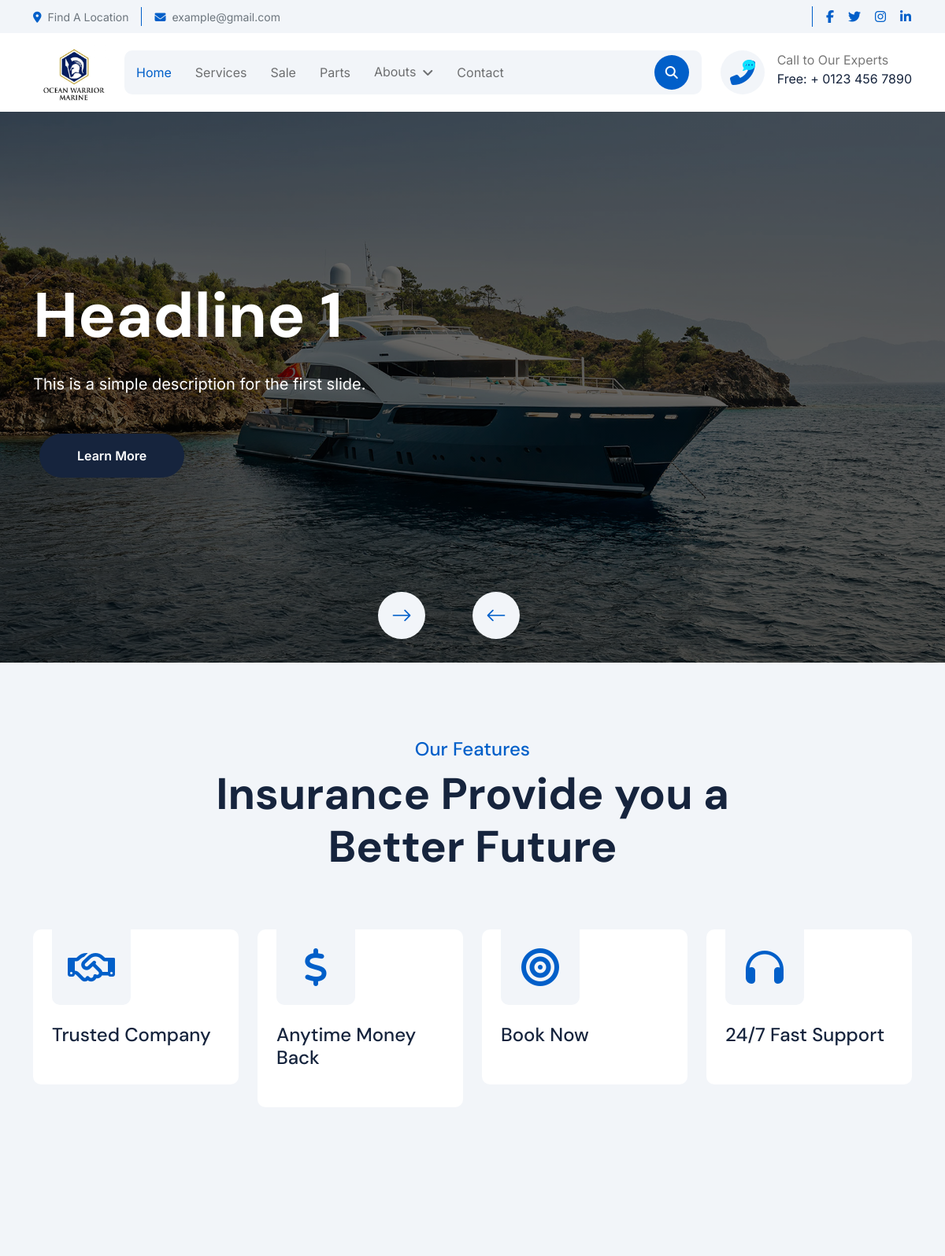
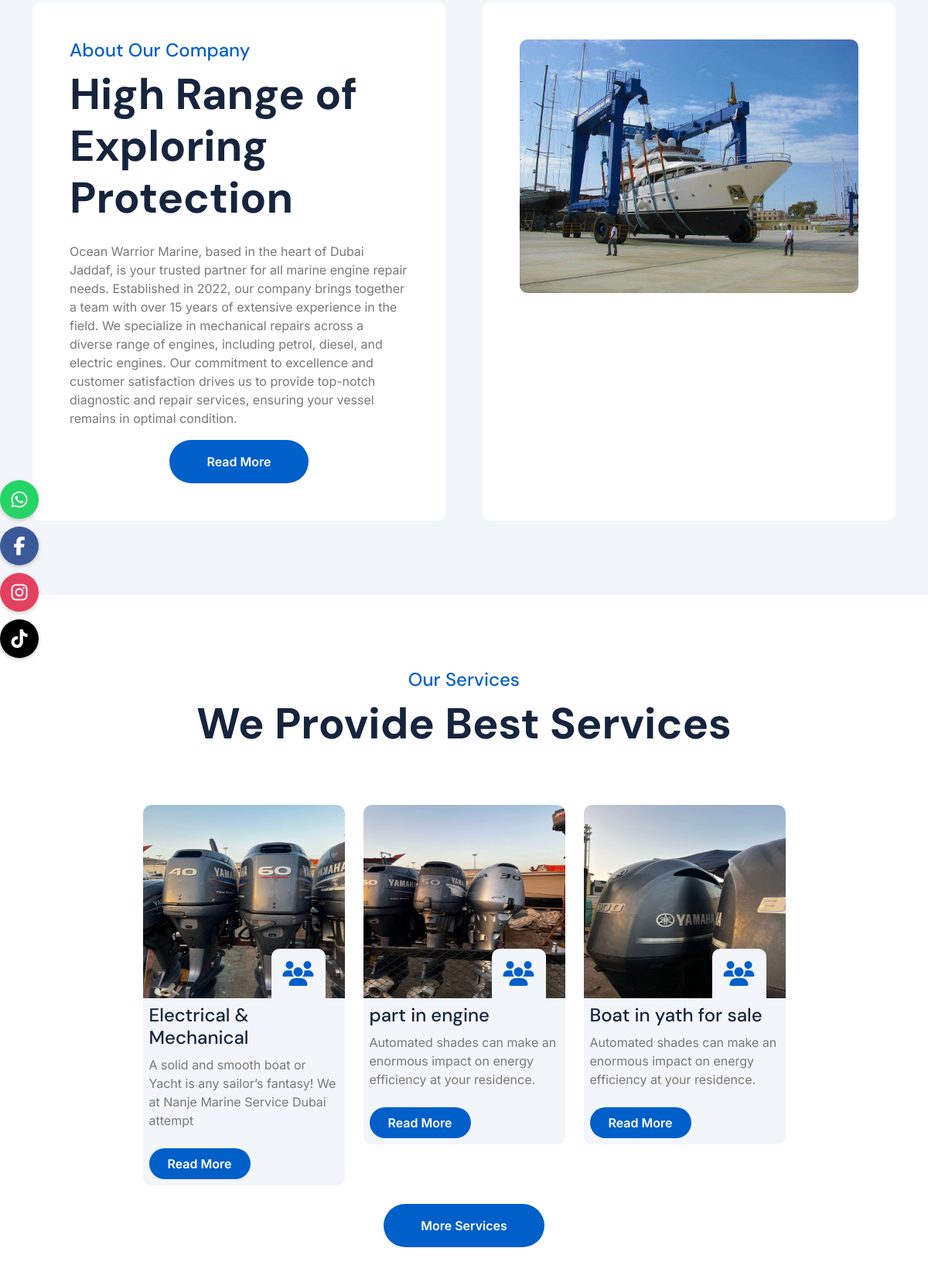
The page / (upper part) on the database its author committed (2 pictures, top to bottom).
### settings/models.py (models this page shows, shortened)
class Settings(models.Model):
    site_name = models.CharField( max_length=50)
    logo = models.ImageField( upload_to='setting/')
    phone1 = models.CharField( max_length=30)
    phone2 = models.CharField( max_length=30 , blank=True , null=True)
    email1 = models.EmailField( max_length=254)
    email2 = models.EmailField( max_length=254 ,blank=True , null=True)
    description = models.TextField(max_length=1000)
    fb_link = models.URLField( max_length=200)
    tiktok_link = models.URLField( max_length=200)
    instagram_link = models.URLField( max_length=200)
    whatsapp_link = models.URLField( max_length=200)
    address = models.CharField( max_length=50)
    views = models.PositiveIntegerField(default=0)
    class Meta:
        verbose_name = ("Info")
        verbose_name_plural = ("Info")

class Images(models.Model):
    title = models.CharField(_("title"), max_length=150 , help_text=_('this title is display in slider in home page'))
    settings = models.ForeignKey(Settings, related_name='home_image',verbose_name="home_image", on_delete=models.CASCADE)
    description = models.TextField(max_length=1000)
    image = models.ImageField(_("image"), upload_to='homeImages/' , help_text='this image is display in slider in home page')
    class Meta:
        verbose_name = _("Home Images")
        verbose_name_plural = _("Home Images")

### aboutus/models.py (models this page shows, shortened)
class AboutUS(models.Model):
    short_description = models.TextField(("short description"),max_length=1000)
    description = models.TextField(("description"),max_length=100000)
    image_cover = models.ImageField(upload_to='about/')
    class Meta:
        verbose_name = ("About US")
        verbose_name_plural = ("About US")

### services/models.py (models this page shows, shortened)
class Services(models.Model):
    name = models.CharField( max_length=50)
    cover_image = models.ImageField(upload_to='services/' , default='')
    created_at = models.DateTimeField( ("created_at"),default=timezone.now)
    category = models.ForeignKey('CategoryService',related_name='service_category',on_delete=models.CASCADE , default='')
    description = models.TextField(("description"),max_length=100000,null=True,blank=True)
    short_description = models.CharField( max_length=100)
    slug = models.SlugField(null=True,blank=True)
    class Meta:
        verbose_name = ("Services")
        verbose_name_plural = ("Services")

### settings/views.py (the view)
# urls.py: 2. Add a URL to urlpatterns:  path('', views.home, name='home')
def home(request):
    about = AboutUS.objects.last()
    faqs = FAQ.objects.all()
    services = Services.objects.all()[:4]
    images = Images.objects.all()
    context = {
        'about':about,
        'faqs':faqs,
        'services':services,
        'images':images,
    }
    return render(request , 'home.html' , context)

### settings/templates/home.html (shortened to what this page needs)
{% extends "base.html" %}
{% load static %}
{% block body %}
<div class="header-carousel owl-carousel">
    {% for image in images %}
    <div class="header-carousel-item" style="background: linear-gradient(to bottom, rgba(0, 0, 0, 0.5), rgba(0, 0, 0, 0.5)), url('{{ image.image.url }}'); background-size: cover; background-position: center;">
        <div class="carousel-caption">
            <div class="container">
                <div class="row g-4 align-items-center">
                    <div class="col-lg-7 animated fadeInLeft">
                        <div class="text-sm-center text-md-start">
                            <h1 class="display-1 text-white mb-4">{{ image.title }}</h1>
                            <p class="mb-5 fs-5">{{ image.description }}</p>
                            <div class="d-flex justify-content-center justify-content-md-start flex-shrink-0 mb-4">
                                <a class="btn btn-dark rounded-pill py-3 px-4 px-md-5 ms-2" href="{% url 'services'%}">Learn More</a>
                            </div>
                        </div>
                    </div>
                </div>
            </div>
        </div>
    </div>
    {% endfor %}
</div>
        <div class="container-fluid feature bg-light py-5">
            <div class="container py-5">
                <div class="text-center mx-auto pb-5 wow fadeInUp" data-wow-delay="0.2s" style="max-width: 800px;">
                    <h4 class="text-primary">Our Features</h4>
                    <h1 class="display-4 mb-4">Insurance Provide you a Better Future</h1>
                </div>
                <div class="row g-4">
                    <div class="col-md-6 col-lg-6 col-xl-3 wow fadeInUp" data-wow-delay="0.2s">
                        <div class="feature-item p-4 pt-0">
                            <div class="feature-icon p-4 mb-4">
                                <i class="far fa-handshake fa-3x"></i>
                            </div>
                            <h4 class="mb-4">Trusted Company</h4>
                        </div>
                    </div>
                    <div class="col-md-6 col-lg-6 col-xl-3 wow fadeInUp" data-wow-delay="0.4s">
                        <div class="feature-item p-4 pt-0">
                            <div class="feature-icon p-4 mb-4">
                                <i class="fa fa-dollar-sign fa-3x"></i>
                            </div>
                            <h4 class="mb-4">Anytime Money Back</h4>
                        </div>
                    </div>
                    <div class="col-md-6 col-lg-6 col-xl-3 wow fadeInUp" data-wow-delay="0.6s">
                        <div class="feature-item p-4 pt-0">
                            <div class="feature-icon p-4 mb-4">
                                <i class="fa fa-bullseye fa-3x"></i>
                            </div>
                            <a href="{% url 'contact'%}"><h4 class="mb-4">Book Now</h4></a>
                        </div>
                    </div>
                    <div class="col-md-6 col-lg-6 col-xl-3 wow fadeInUp" data-wow-delay="0.8s">
                        <div class="feature-item p-4 pt-0">
                            <div class="feature-icon p-4 mb-4">
                                <i class="fa fa-headphones fa-3x"></i>
                            </div>
                            <h4 class="mb-4">24/7 Fast Support</h4>
                        </div>
                    </div>
                </div>
            </div>
        </div>
<div class="container-fluid bg-light about py-5">
    <div class="container py-5">
        <div class="row g-5">
            <div class="col-xl-6 wow fadeInLeft" data-wow-delay="0.2s">
                <div class="about-item-content bg-white rounded p-5 h-100">
                    <h4 class="text-primary">About Our Company</h4>
                    <h1 class="display-4 mb-4">High Range of Exploring Protection</h1>
                    <p>{{about.short_description|safe}}
                    </p>
                    <div class="col-12 text-center wow fadeInUp" data-wow-delay="0.2s">
                        <a class="btn btn-primary rounded-pill py-3 px-5" href="{% url 'about_us' %}">Read More</a>
                    </div>
                </div>
            </div>
            <div class="col-xl-6 wow fadeInRight" data-wow-delay="0.2s">
                <div class="bg-white rounded p-5 h-100">
                    <div class="row g-4 justify-content-center">
                        <div class="col-12">
                            <div class="rounded bg-light">
                                <img src="{{about.image_cover.url}}" class="img-fluid rounded w-100" alt="">
                            </div>
                        </div>
                    </div>
                </div>
            </div>
        </div>
    </div>
</div>
        <div class="container-fluid service py-5">
            <div class="container py-5">
                <div class="text-center mx-auto pb-5 wow fadeInUp" data-wow-delay="0.2s" style="max-width: 800px;">
                    <h4 class="text-primary">Our Services</h4>
                    <h1 class="display-4 mb-4">We Provide Best Services</h1>
                </div>
                <div class="row g-4 justify-content-center">
                    {% for service in services %}
                    <div class="col-md-6 col-lg-6 col-xl-3 wow fadeInUp" data-wow-delay="0.2s">
                        <div class="service-item">
                            <div class="service-img">
                                <img src="{{ service.cover_image.url }}" height="250px" class=" rounded-top w-100"
                                    alt="{{ service.name }}">
                                <div class="service-icon p-3">
                                    <i class="fa fa-users fa-2x"></i>
                                </div>
                            </div>
                            <div class="service-content p-2">
                                <div class="service-content-inner">
                                    <a href="{% url 'service_details' service.slug %}"
                                        class="d-inline-block h4 mb-2">{{ service.name }}</a>
                                    <p class="mb-4">{{ service.short_description }}</p>
                                    <a class="btn btn-primary rounded-pill py-2 px-4"
                                        href="{% url 'service_details' service.slug %}">Read More</a>
                                </div>
                            </div>
                        </div>
                    </div>
                    {% endfor %}
                    <div class="col-12 text-center wow fadeInUp" data-wow-delay="0.2s">
                        <a class="btn btn-primary rounded-pill py-3 px-5" href="{% url 'services' %}">More Services</a>
                    </div>
                </div>
            </div>
        </div>
{% endblock body %}

### templates/base.html (shortened to what this page needs)
<!DOCTYPE html>
{% load static %}
<html lang="en">
<head>
    <link rel="stylesheet" href="https://use.fontawesome.com/releases/v5.15.4/css/all.css" />
    <link href="https://cdn.jsdelivr.net/npm/bootstrap-icons@1.4.1/font/bootstrap-icons.css" rel="stylesheet">
    <link rel="stylesheet" href="https://unpkg.com/swiper/swiper-bundle.min.css">
    <link rel="stylesheet" href="{% static 'lib/animate/animate.min.css'%}" />
    <link href="{% static 'lib/lightbox/css/lightbox.min.css'%}" rel="stylesheet">
    <link href="{% static 'lib/owlcarousel/assets/owl.carousel.min.css'%}" rel="stylesheet">
    <link href="{% static 'css/bootstrap.min.css'%}" rel="stylesheet">
    <link href="{% static 'css/all.min.css'%}" rel="stylesheet">
    <link href="{% static 'css/style.css'%}" rel="stylesheet">
</head>
<body>
    <div class="container-fluid topbar px-0 px-lg-4 bg-light py-2 d-none d-lg-block">
        <div class="container">
            <div class="row gx-0 align-items-center">
                <div class="col-lg-8 text-center text-lg-start mb-lg-0">
                    <div class="d-flex flex-wrap">
                        <div class="border-end border-primary pe-3">
                            <a href="#" class="text-muted small"><i
                                    class="fas fa-map-marker-alt text-primary me-2"></i>Find A Location</a>
                        </div>
                        <div class="ps-3">
                            <a href="mailto:example@gmail.com" class="text-muted small"><i
                                    class="fas fa-envelope text-primary me-2"></i>example@gmail.com</a>
                        </div>
                    </div>
                </div>
                <div class="col-lg-4 text-center text-lg-end">
                    <div class="d-flex justify-content-end">
                        <div class="d-flex border-start border-primary ps-3">
                            <a class="btn p-0 text-primary me-3" href="#"><i class="fab fa-facebook-f"></i></a>
                            <a class="btn p-0 text-primary me-3" href="#"><i class="fab fa-twitter"></i></a>
                            <a class="btn p-0 text-primary me-3" href="#"><i class="fab fa-instagram"></i></a>
                            <a class="btn p-0 text-primary me-0" href="#"><i class="fab fa-linkedin-in"></i></a>
                        </div>
                    </div>
                </div>
            </div>
        </div>
    </div>
    <div class="container-fluid nav-bar px-0 px-lg-4 py-lg-0">
        <div class="container">
            <nav class="navbar navbar-expand-lg navbar-light">
                <a href="/" class="navbar-brand p-0">
                    <img src="{{myfooter.logo.url}}" height="100px" width="100px" alt="Logo">
                </a>
                <div class="collapse navbar-collapse" id="navbarCollapse">
                    <div class="navbar-nav mx-0 mx-lg-auto">
                        <a href="/" class="nav-item nav-link {% if request.path == '/' %}active{% endif %}">Home</a>
                        <a href="{% url 'services'%}"
                            class="nav-item nav-link {% if request.path == '/services/' %}active{% endif %}">Services</a>
                        <a href="{% url 'on_sale'%}"
                            class="nav-item nav-link {% if request.path == '/boats/on_sale/' %}active{% endif %}">Sale</a>
                        <a href="{% url 'parts'%}"
                            class="nav-item nav-link {% if request.path == '/boats/parts/' %}active{% endif %}">Parts</a>
                        <div class="nav-item dropdown">
                            <a href="#" class="nav-link {% if 'about' in request.path %} active {% endif %}"
                                data-bs-toggle="dropdown">
                                <span class="dropdown-toggle">Abouts</span>
                            </a>
                        </div>
                        <a href="{% url 'contact'%}"
                            class="nav-item {% if request.path == '/contact/' %}active{% endif %} nav-link">Contact</a>
                        <div class="nav-btn px-3">
                            <button class="btn-search btn btn-primary btn-md-square rounded-circle flex-shrink-0"
                                data-bs-toggle="modal" data-bs-target="#searchModal"><i
                                    class="fas fa-search"></i></button>
                        </div>
                    </div>
                </div>
                <div class="d-none d-xl-flex flex-shrink-0 ps-4">
                    <a href="#" class="btn btn-light btn-lg-square rounded-circle position-relative wow tada"
                        data-wow-delay=".9s">
                        <i class="fa fa-phone-alt fa-2x"></i>
                        <div class="position-absolute" style="top: 7px; right: 12px;">
                            <span><i class="fa fa-comment-dots text-secondary"></i></span>
                        </div>
                    </a>
                    <div class="d-flex flex-column ms-3">
                        <span>Call to Our Experts</span>
                        <a href="tel:+ 0123 456 7890"><span class="text-dark">Free: + 0123 456 7890</span></a>
                    </div>
                </div>
            </nav>
        </div>
    </div>
     <div class="social-icons-side">
        <a href="https://wa.me/{{myfooter.phone1}}" class="whatsapp-side" target="_blank"><i class="fab fa-whatsapp"></i></a>
        <a href="{{myfooter.fb_link}}" class="facebook-side" target="_blank"><i class="fab fa-facebook-f"></i></a>
        <a href="{{myfooter.instagram_link}}" class="instagram-side" target="_blank"><i class="fab fa-instagram"></i></a>
        <a href="{{myfooter.tiktok_link}}" class="tiktok-side" target="_blank"><i class="fab fa-tiktok"></i></a>
    </div>
    {% block body %}
    {% endblock body %}
</body>
</html>

### rows shown on the page
Settings: logo (picture)
Images: image (picture), title "Headline 1", description "This is a simple description for the first slide."
AboutUS: short_description "Ocean Warrior Marine, based in the heart of Dubai Jaddaf, is your trusted partner for all marine engine repair needs. Established in 2022, our company brings together a team with over 15 years of extensive experience in the field. We specialize in mechanical repairs across a diverse range of engines, including petrol, diesel, and electric engines. Our commitment to excellence and customer satisfaction drives us to provide top-notch diagnostic and repair services, ensuring your vessel remains in optimal condition.", image_cover (picture)
Services: cover_image (picture), name "Electrical & Mechanical", short_description "A solid and smooth boat or Yacht is any sailor’s fantasy! We at Nanje Marine Service Dubai attempt"
Services: cover_image (picture), name "part in engine", short_description "Automated shades can make an enormous impact on energy efficiency at your residence."
Services: cover_image (picture), name "Boat in yath for sale", short_description "Automated shades can make an enormous impact on energy efficiency at your residence."
